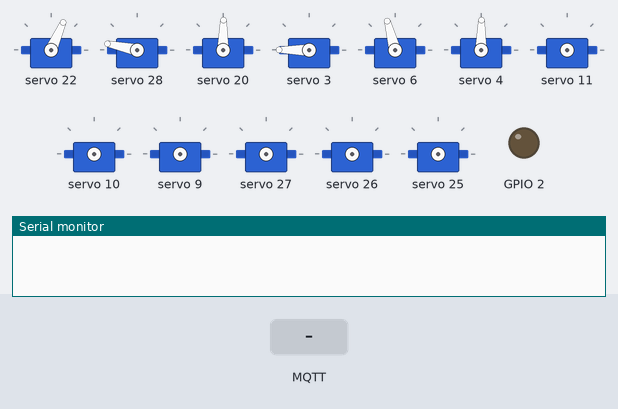
A sketch run on a simulated ESP8266 (NodeMCU). Parts: 12 × servo, output pins drawn as LEDs (lit = HIGH), the last lines printed to the serial monitor. Inputs (shaded band) come from the test bench. WiFi joins after 1.5 s; servers stay silent unless stated; no MQTT or app messages arrive unless stated.

Above: at 2.7 s.
2.8 s: MQTT message "nod" arrives on the first subscribed topic
At 5.2 s:
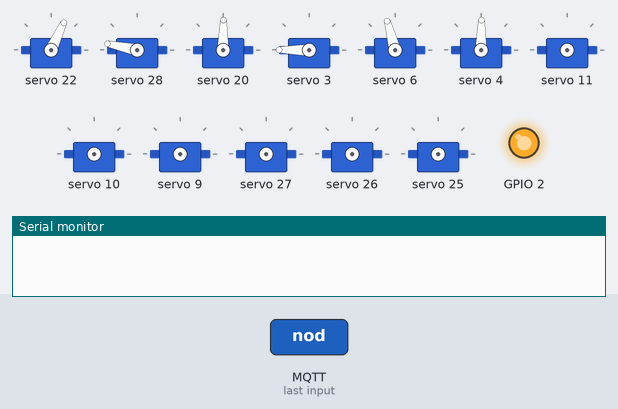
6.3 s: MQTT message "nod" arrives on the second subscribed topic
10.6 s: MQTT message "nod" arrives on the third subscribed topic
At 11.6 s:
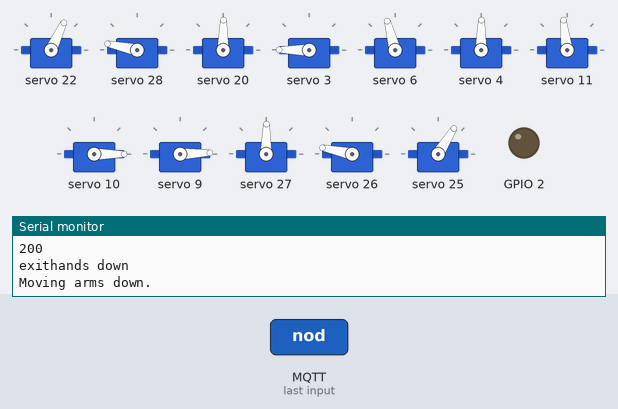
14.9 s: MQTT message "hands/up" arrives on the first subscribed topic
At 18.2 s:
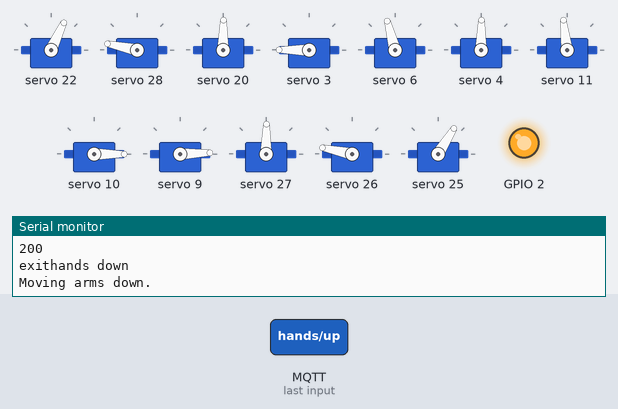
18.8 s: MQTT message "hands/up" arrives on the second subscribed topic
At 20.1 s:
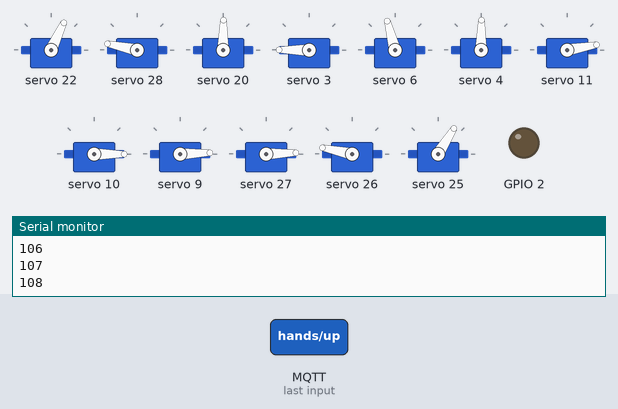
23.1 s: MQTT message "twist/right" arrives on the first subscribed topic
At 25.0 s:
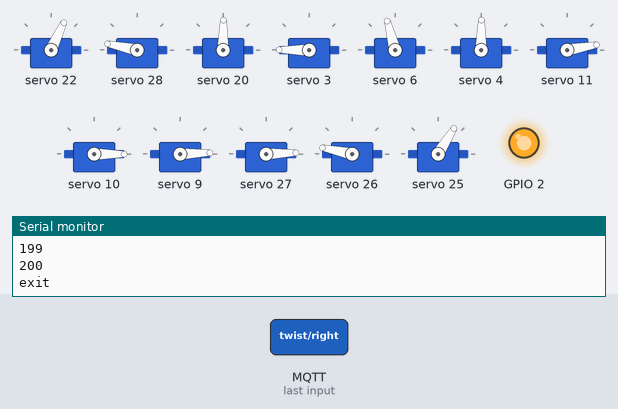
Timing chart, 0 to 27.6 s (numbered marks = the images above; inputs shaded):
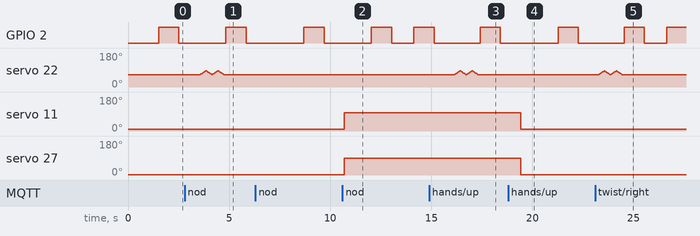

The sketch:

Wifi.ino
```cpp
/*
 Basic ESP8266 MQTT example

 This sketch demonstrates the capabilities of the pubsub library in combination
 with the ESP8266 board/library.

 It connects to an MQTT server then:
  - publishes "hello world" to the topic "outTopic" every two seconds
  - subscribes to the topic "inTopic", printing out any messages
    it receives. NB - it assumes the received payloads are strings not binary
  - If the first character of the topic "inTopic" is an 1, switch ON the ESP Led,
    else switch it off

 It will reconnect to the server if the connection is lost using a blocking
 reconnect function. See the 'mqtt_reconnect_nonblocking' example for how to
 achieve the same result without blocking the main loop.

 To install the ESP8266 board, (using Arduino 1.6.4+):
  - Add the following 3rd party board manager under "File -> Preferences -> Additional Boards Manager URLs":
       http://arduino.esp8266.com/stable/package_esp8266com_index.json
  - Open the "Tools -> Board -> Board Manager" and click install for the ESP8266"
  - Select your ESP8266 in "Tools -> Board"

*/

#include <ESP8266WiFi.h>0
#include <PubSubClient.h>
#include <Wire.h>
#include <Adafruit_PWMServoDriver.h>

Adafruit_PWMServoDriver pwm = Adafruit_PWMServoDriver(0x41);
Adafruit_PWMServoDriver pwm1 = Adafruit_PWMServoDriver(0x40);

#define SERVOMIN 150
#define SERVOMAX 600

// Update these with values suitable for your network.

const char* ssid = "ASUS";
const char* password = "test1234";
const char* mqtt_server = "192.168.1.3";

WiFiClient espClient;
PubSubClient client(espClient);
long lastMsg = 0;
char msg[50];
int value = 0;

void setup() {
  pinMode(BUILTIN_LED, OUTPUT);     // Initialize the BUILTIN_LED pin as an output
//  Serial.begin(115200);
  setup_wifi();
  client.setServer(mqtt_server, 1883);
  client.setCallback(callback);

  // motor setup
  pwm.begin();
  pwm.setPWMFreq(60);

  pwm1.begin();
  pwm1.setPWMFreq(60);
  yield();
  sit();
}


void  setServoPulse(uint8_t n, double pulse)
{
  double pulselen;

  pulselen = 1000000;
  pulselen /= 60;
//  Serial.print(pulselen);
  pulselen /= 4096;
//  Serial.print(pulselen);
  pulse *= 1000;
  pulse /= pulselen;
}

int   down = 0;
int   right_wave = 0;
int   left_wave = 0;
int   raand = 0;
int up = 0;

void setup_wifi() {

  delay(10);
  // We start by connecting to a WiFi network
//  Serial.println();
//  Serial.print("Connecting to ");
//  Serial.println(ssid);

  WiFi.begin(ssid, password);

  while (WiFi.status() != WL_CONNECTED) {
    delay(500);
//    Serial.print(".");
  }

//  Serial.println("");
//  Serial.println("WiFi connected");
//  Serial.println("IP address: ");
//  Serial.println(WiFi.localIP());
}

void callback(char* topic, byte* payload, unsigned int length) {
//  Serial.print("Message arrived [");
//  Serial.print(topic);
//  Serial.print("] ");
//  for (int i = 0; i < length; i++) {
//    Serial.print((char)payload[i]);
//  }
//  Serial.println();

  // Switch on the LED if an 1 was received as first character
  if (strcmp(topic, "nod") == 0)
  {
//    Serial.println("nod");
    nod();
  }
  else if (strcmp(topic, "hands/up") == 0)
  {
//    Serial.println("hands up");
    hands_up(&down, &up, &right_wave, &left_wave);
  }
  else if (strcmp(topic, "twist/right") == 0)
  {
//    Serial.println("twist right");
    twist_left();
  }
  else if (strcmp(topic, "hands/down") == 0)
  {
    Serial.println("hands down");
    hands_down(&down, up, right_wave, left_wave);
  }
  else if (strcmp(topic, "twist/left") == 0)
  {
//    Serial.println("twist left");
    twist_right();
  }
  else if (strcmp(topic, "wave/left") == 0)
  {
//    Serial.println("wave left");
    wave_left_hand(&left_wave);
  }
  else if (strcmp(topic, "wave/right") == 0)
  {
//    Serial.println("wave right");
    wave_right_hand(&right_wave);
  }
}

void reconnect() {
  // Loop until we're reconnected
  while (!client.connected()) {
//    Serial.print("Attempting MQTT connection...");
    // Attempt to connect
    if (client.connect("ESP8266Client")) {
//      Serial.println("connected");
//      Serial.println("subscribing");
      // Once connected, publish an announcement...
      // ... and resubscribe
      while (!client.subscribe("nod")) {delay(1000);}
      while (!client.subscribe("hands/up")) {delay(1000);}
      while (!client.subscribe("hands/down")) {delay(1000);}
      while (!client.subscribe("twist/left")) {delay(1000);}
      while (!client.subscribe("twist/right")) {delay(1000);}
      while (!client.subscribe("wave/right")) {delay(1000);}
      while (!client.subscribe("wave/left")) {delay(1000);}
//      Serial.println("subscribed");
    } else {
//      Serial.print("failed, rc=");
//      Serial.print(client.state());
//      Serial.println(" try again in 5 seconds");
      // Wait 5 seconds before retrying
      delay(5000);
    }
  }
  lastMsg = millis();
}

bool check = false;

void loop() {
  LED();
  if (!client.connected()) {
    reconnect();
  }
  client.loop();
  delay(100);
  if (!check) {
    ++value;
    snprintf (msg, 75, "hello world #%ld", value);
    client.publish("outTopic", msg);
    check = true;
  }
}
```

In_Sync.ino
```cpp
int   i = 0;
int   w = 0;
int   j = 0;
int   k = 0;

//R-HTWT 4
//S-TWT 6
//R-ASS 7

void hands_up(int *down, int *h_up, int *r, int *l){
  pwm1.setPWM(11, 0, 160);
  pwm1.setPWM(10, 0, 120);
  pwm1.setPWM(9, 0, 140);

  pwm.setPWM(11, 0, 140);//140
  pwm.setPWM(10, 0, 560);//120
  pwm.setPWM(9, 0, 280);//260
  while (i++ < 200){
    pwm1.setPWM(8, 0, 240 + i);
    pwm.setPWM(8, 0, 280 - i);
    delay(5);
    Serial.println(i);
  }
  delay(500);
  ///hands_down(h_up, r, l);
  Serial.print("exit");
  *r = 0;
  *l = 0;
  *h_up = 1;
  *down = 0;
}

void hands_down(int *down, int up, int r, int l){
  if (up == 0){
    return ;
  }
  else if (*down == 1){
    return ;
  }
  i = 200;
  Serial.println("Moving arms down.");
  pwm1.setPWM(11, 0, 380);
  pwm1.setPWM(10, 0, 120);
  pwm1.setPWM(9, 0, 140);

  pwm.setPWM(11, 0, 360);//140
  pwm.setPWM(10, 0, 560);//120
  pwm.setPWM(9, 0, 280);//260
  while (i-- > 0){
    pwm1.setPWM(8, 0, 240 + i);
    pwm.setPWM(8, 0, 280 - i);
    delay(5);
  }
  *down = 1;
}

void  idle(){
  int d = 0;
  for(int i = 0; i < 5; i++){
    //hands_down(&d);
    if (raand == 0)
      return ;
    //hands_up();
    if (raand == 0)
      return ;
    //hands_down(&d);
    if (raand == 0)
      return ;
    //wave_right_hand();
  }
}
```

Left_Serv.ino
```cpp
int   l_i = 0;
int   l_w = 0;
int   l_j = 0;
int   l_k = 0;

void wave_left_hand(int *l_wave){
 int z = 0;
  pwm1.setPWM(10, 0, 120);
  pwm1.setPWM(9, 0, 140);
  l_i = 0;
  while (l_i++ < 200){
    pwm.setPWM(11, 0, 360 + l_i);
    pwm.setPWM(8, 0, 260 - l_i);
    delay(5);
  }
  while (l_j++ < 4){
   if (z <= 0){
    while (z++ <= 100){
      pwm.setPWM(10, 0, 560 - z);
      delay(5);
    }
  }
  else{
    while (z-- >= -100){
      pwm.setPWM(10, 0, 560 - z);
      delay(5);
    }
  }
  }
  delay(500);
  while (l_i-- >= 0){
    pwm.setPWM(8, 0, 260 - l_i);
    pwm.setPWM(11, 0, 360 + l_i);
    delay(5);
  }
  pwm.setPWM(10, 0, 560);
  *l_wave = 1;
}
```

Legs.ino
```cpp
void  LED(){
  digitalWrite(LED_BUILTIN, HIGH);   // turn the LED on (HIGH is the voltage level)
  delay(1000);                       // wait for a second
  digitalWrite(LED_BUILTIN, LOW);    // turn the LED off by making the voltage LOW
  delay(1000);
}
int z = 0;
void neck(){

  pwm.setPWM(6, 0, 160);
}

void sit(){
  pwm.setPWM(6, 0, 300);
  pwm.setPWM(12, 0, 560);
  pwm.setPWM(4, 0, 360);
  pwm1.setPWM(3, 0, 600);
  pwm1.setPWM(6, 0, 400);
  pwm1.setPWM(4, 0, 360);
}

void nod(){
  int   x = 0;
  int   y = 0;
  int   z = 0;
  while (z++ < 4){
    if (x <= 0){
      while (x++ <= 50){
        pwm.setPWM(6, 0, 300 + x);
        delay(5);
    }
  }
  else{
    while (x-- >= 0){
      pwm.setPWM(6, 0, 300 + x);
      delay(5);
    }
  }
  }
}

void  twist_left(){
  int   x = 0;
  int   y = 0;
  int   z = 0;
  if (x <= 0){
    while (x++ <= 100){
      pwm1.setPWM(6, 0, 400 - x);
      delay(5);
  }
  //delay(200);
}
else{
  while (x-- >= 0){
    pwm1.setPWM(6, 0, 400 - x);
    delay(5);
  }
}
}

void  twist_right(){
  int   x = 0;
  int   y = 0;
  int   z = 0;
  if (x <= 0){
    while (x++ <= 100){
      pwm1.setPWM(6, 0, 400 + x);
      delay(5);
  }
  //delay(200);
}
else{
  while (x-- >= 0){
    pwm1.setPWM(6, 0, 400 + x);
    delay(5);
  }
}
}
```

Right_Serv.ino
```cpp
int   r_i = 0;
int   r_w = 0;
int   r_j = 0;

void wave_right_hand(int *r_wave){
  pwm1.setPWM(10, 0, 120);
  pwm1.setPWM(9, 0, 140);
  r_i = 0;
  while (r_i++ < 200){
    pwm1.setPWM(11, 0, 380 + r_i);
    pwm1.setPWM(8, 0, 260 + r_i);
    LED();
    delay(5);
  }
  *r_wave = 1;
}
```

Measured:
- after the input at 10.6 s, servo 11: 10° → 97° after 0.10 s; servo 27: 2° → 89° after 0.10 s
- after the input at 18.8 s, servo 11: 97° → 10° after 0.62 s; servo 27: 89° → 2° after 0.62 s
